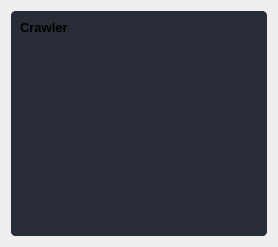
               <widget class="QWidget" name="page_4">
                <layout class="QHBoxLayout" name="horizontalLayout_8">
                 <item>
                  <widget class="QFrame" name="frame_div_content_5">
                   <property name="minimumSize">
                    <size>
                     <width>0</width>
                     <height>0</height>
                    </size>
                   </property>
                   <property name="maximumSize">
                    <size>
                     <width>16777215</width>
                     <height>16777215</height>
                    </size>
                   </property>
                   <property name="styleSheet">
                    <string notr="true">background-color: rgb(41, 45, 56);
border-radius: 5px;
</string>
                   </property>
                   <property name="frameShape">
                    <enum>QFrame::NoFrame</enum>
                   </property>
                   <property name="frameShadow">
                    <enum>QFrame::Raised</enum>
                   </property>
                   <layout class="QVBoxLayout" name="verticalLayout_16">
                    <property name="spacing">
                     <number>0</number>
                    </property>
                    <property name="leftMargin">
                     <number>0</number>
                    </property>
                    <property name="topMargin">
                     <number>0</number>
                    </property>
                    <property name="rightMargin">
                     <number>0</number>
                    </property>
                    <property name="bottomMargin">
                     <number>0</number>
                    </property>
                    <item>
                     <widget class="QFrame" name="frame_title_wid_5">
                      <property name="maximumSize">
                       <size>
                        <width>16777215</width>
                        <height>35</height>
                       </size>
                      </property>
                      <property name="styleSheet">
                       <string notr="true">background-color: rgb(39, 44, 54);</string>
                      </property>
                      <property name="frameShape">
                       <enum>QFrame::StyledPanel</enum>
                      </property>
                      <property name="frameShadow">
                       <enum>QFrame::Raised</enum>
                      </property>
                      <layout class="QVBoxLayout" name="verticalLayout_17">
                       <item>
                        <widget class="QLabel" name="labelBoxBlenderInstalation_5">
                         <property name="font">
                          <font>
                           <family>Segoe UI</family>
                           <pointsize>10</pointsize>
                           <weight>75</weight>
                           <bold>true</bold>
                          </font>
                         </property>
                         <property name="styleSheet">
                          <string notr="true"/>
                         </property>
                         <property name="text">
                          <string>Crawler</string>
                         </property>
                        </widget>
                       </item>
                      </layout>
                     </widget>
                    </item>
                    <item>
                     <widget class="QFrame" name="frame_content_wid_5">
                      <property name="frameShape">
                       <enum>QFrame::NoFrame</enum>
                      </property>
                      <property name="frameShadow">
                       <enum>QFrame::Raised</enum>
                      </property>
                      <layout class="QHBoxLayout" name="horizontalLayout_14">
                       <property name="leftMargin">
                        <number>0</number>
                       </property>
                       <property name="topMargin">
                        <number>0</number>
                       </property>
                       <property name="rightMargin">
                        <number>0</number>
                       </property>
                       <property name="bottomMargin">
                        <number>0</number>
                       </property>
                       <item>
                        <widget class="QPlainTextEdit" name="plainTextEdit_crawler_log">
                         <property name="readOnly">
                          <bool>true</bool>
                         </property>
                        </widget>
                       </item>
                      </layout>
                     </widget>
                    </item>
                   </layout>
                  </widget>
                 </item>
                </layout>
               </widget>
